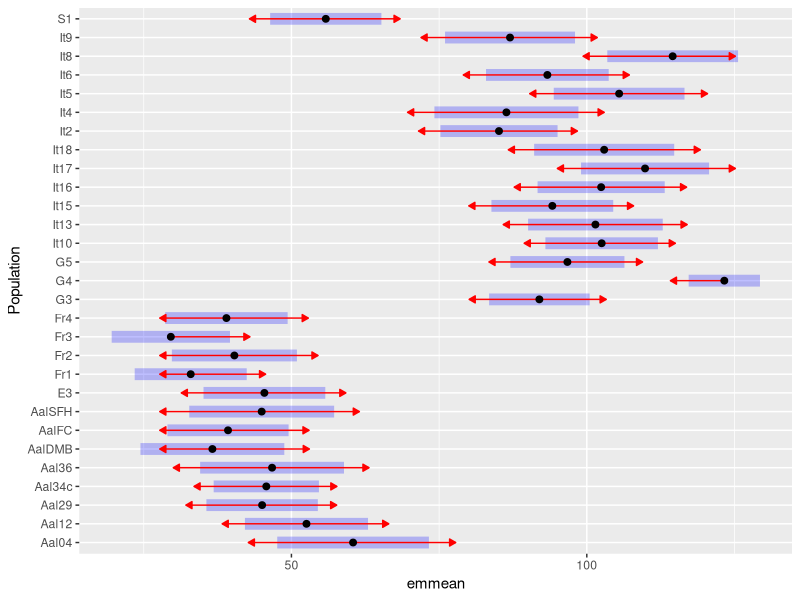
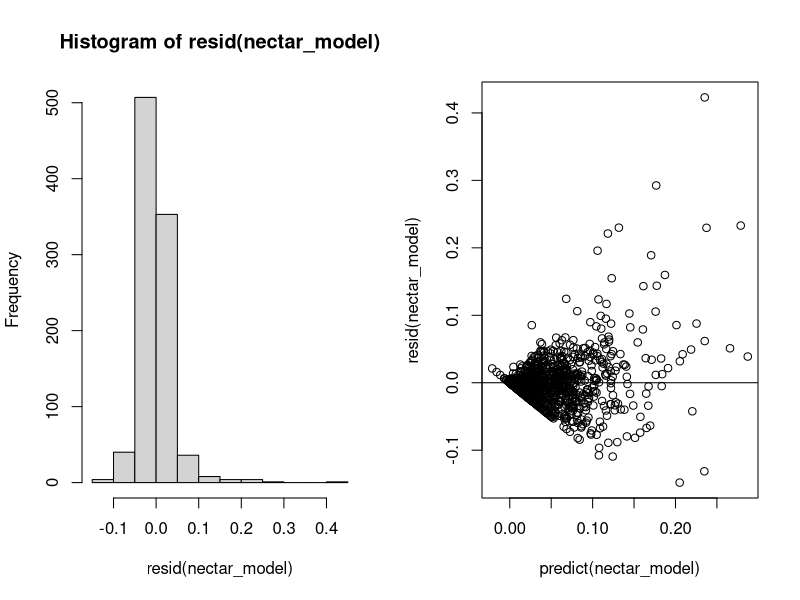
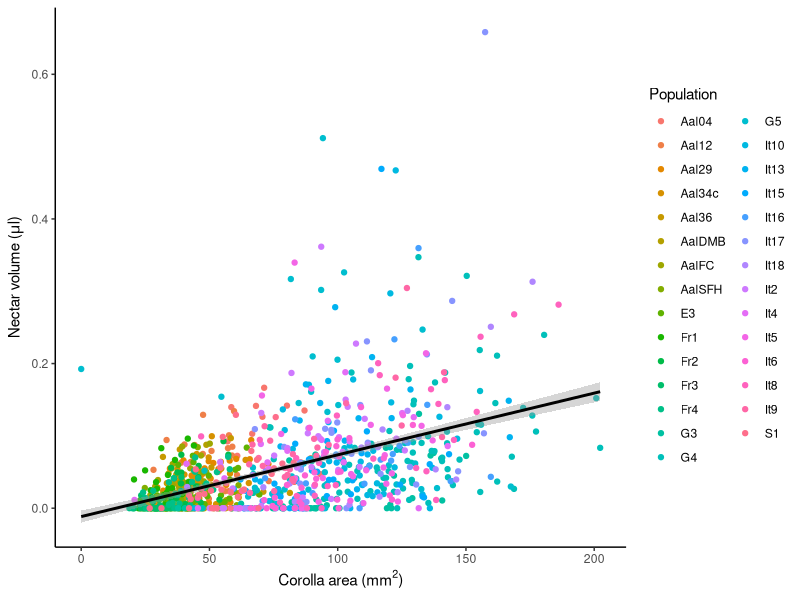
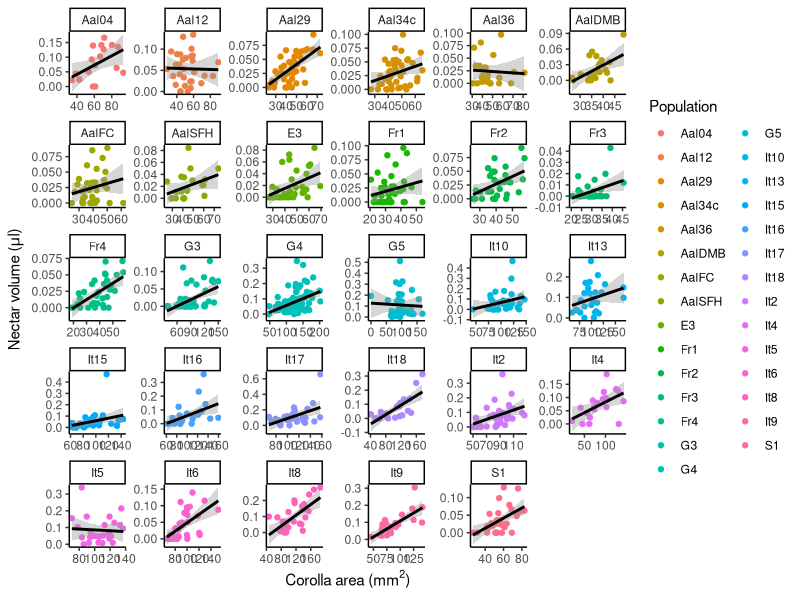
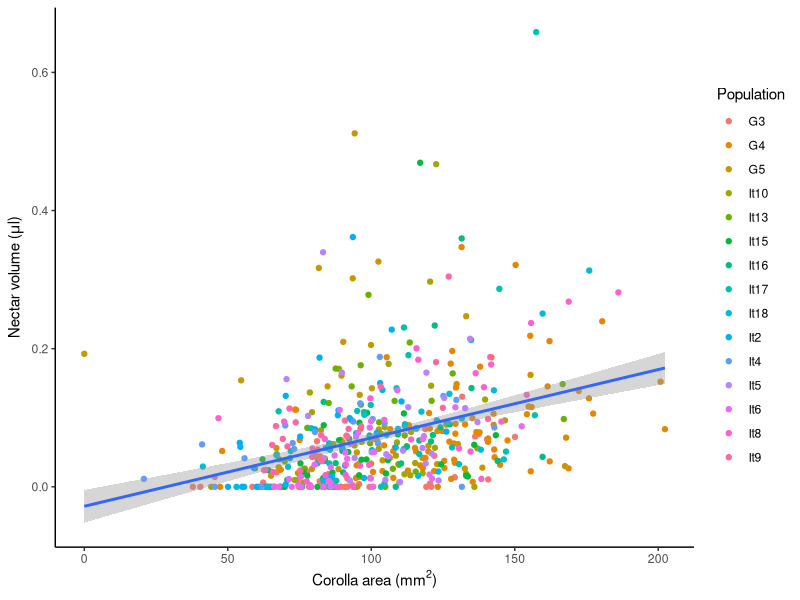

Here is the R script that generated these plots, in order:
## ---- chunk 1
library(tidyverse)
library(readxl)
library(lme4)
library(lmerTest)
library(knitr)
library(lmerTest)
library(emmeans)
## ---- chunk 2
nectar <- read_excel("nectar protocol.xlsx")
## ---- chunk 3
nectar <- read_excel("nectar protocol.xlsx")

nectar_work <- nectar %>% filter(!is.na(Population)) %>%  filter(!is.na(nectar_μl)) %>% filter(!is.na(Corola_area_mm2))

nectar_work8 <- nectar_work %>% group_by(Population) %>% filter (length(unique(Plant_id))>=8)

## ---- chunk 4
size_mod<- lmer(Corola_area_mm2~Population+(1|Plant_id), data = nectar_work8)

anova(size_mod)

emmeans(size_mod, pairwise~Population)
emms<-emmeans(size_mod, "Population")
plot(emms, comparisons = TRUE)

## ---- chunk 5
kable(nectar %>% filter(is.na(Population)) %>% group_by(Plant_id) %>% summarise(N=length(unique(flower_id))))
## ---- chunk 6
nectar_work <- nectar %>% filter(!is.na(Population)) %>%  filter(!is.na(nectar_μl)) %>% filter(!is.na(Corola_area_mm2))
## ---- chunk 7

nectar_work_sum <- nectar_work %>% group_by(Population) %>%  summarise(N_plants=length(unique(Plant_id)), N_flowers=length(flower_id))
kable(nectar_work_sum)
## ---- chunk 8
nectar_list <- nectar_work_sum %>% filter(N_plants >= 8)
## ---- chunk 9
nectar_work8 <- nectar_work %>% group_by(Population) %>% filter (length(unique(Plant_id))>=8)
## ---- chunk 10
nectar_model<-lmer(nectar_μl~Corola_area_mm2+(1|Population/Plant_id), data=nectar_work8)

par(mfrow=c(1,2))
hist(resid(nectar_model))
plot(predict(nectar_model),resid(nectar_model)) ; abline(h=0)
## ---- chunk 11
ggplot(aes(x=Corola_area_mm2, y=nectar_μl), data=nectar_work8)+geom_point(aes(color=Population))+geom_smooth(method="lm",color="black")+theme_classic()+xlab(expression(paste("Corolla area (", mm^2 ,")"))) + ylab(expression(paste("Nectar volume (", mu,"l)")))
## ---- chunk 12
ggplot(aes(x=Corola_area_mm2, y=nectar_μl, color=Population), data=nectar_work8)+geom_point()+
  facet_wrap(~Population, scales="free")+geom_smooth(method="lm", color="black")+theme_classic()+xlab(expression(paste("Corolla area (", mm^2 ,")"))) + ylab(expression(paste("Nectar volume (", mu,"l)")))


f <- function(df) summary(lmer(nectar_μl ~ Corola_area_mm2 +(1|Plant_id), data = df))

v <- lapply(split(nectar_work8, nectar_work8$Population), f)

Pop=sort(as.factor(c(unique(nectar_work8$Population),unique(nectar_work8$Population))))

results<-data.frame("Estimate"=numeric(), "Std. Error"=numeric(), "df"=numeric(), "t value"=numeric(), "Pr(>|t|)"=numeric())


for (i in 1:29){
  z<-as.data.frame(v[[i]]$coefficients)
  results<-rbind(results,z)
}

results<-cbind(results, Pop)


results<-results %>% tibble::rownames_to_column() 
results <- results %>% filter(str_detect(rowname, "Corola")) %>% select(-rowname) %>% relocate(Pop) %>% mutate(Sig=if_else(`Pr(>|t|)`< 0.05, "Yes", "No")) 
kable(results)


## ---- chunk 13
nectar_msc <- nectar_work %>% filter(Population=="G3"|Population=="G4"|Population=="G5"|
                                       Population=="It10"|Population=="It13"|Population=="It15"|
                                       Population=="It16"|Population=="It17"|Population=="It18"|
                                       Population=="It2"|Population=="It4"|Population=="It5"|
                                       Population=="It6"|Population=="It8"|Population=="It9")

nectar_model<-lmer(nectar_μl~Corola_area_mm2+(1|Population/Plant_id), data=nectar_msc)
ggplot(aes(x=Corola_area_mm2, y=nectar_μl), data=nectar_msc)+geom_point(aes(x=Corola_area_mm2, y=nectar_μl, color=Population))+geom_smooth(method="lm")+theme_classic()+xlab(expression(paste("Corolla area (", mm^2 ,")"))) + ylab(expression(paste("Nectar volume (", mu,"l)")))
